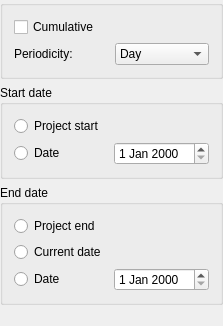
<ui version="4.0" >
 <author>Dag Andersen &lt;danders@get2net.dk></author>
 <class>KPlato::AccountsviewConfigurePanelBase</class>
 <widget class="QWidget" name="KPlato::AccountsviewConfigurePanelBase" >
  <property name="geometry" >
   <rect>
    <x>0</x>
    <y>0</y>
    <width>223</width>
    <height>326</height>
   </rect>
  </property>
  <property name="windowTitle" >
   <string>AccountsviewConfigurePanelBase</string>
  </property>
  <layout class="QVBoxLayout" name="verticalLayout_2" >
   <property name="margin" >
    <number>0</number>
   </property>
   <item>
    <widget class="QGroupBox" name="groupBox_3" >
     <property name="title" >
      <string/>
     </property>
     <layout class="QVBoxLayout" name="verticalLayout" >
      <item>
       <widget class="QCheckBox" name="ui_cumulative" >
        <property name="text" >
         <string>Cumulative</string>
        </property>
       </widget>
      </item>
      <item>
       <layout class="QHBoxLayout" name="horizontalLayout" >
        <item>
         <widget class="QLabel" name="textLabel1_2" >
          <property name="text" >
           <string>Periodicity:</string>
          </property>
          <property name="wordWrap" >
           <bool>false</bool>
          </property>
         </widget>
        </item>
        <item>
         <widget class="QComboBox" name="ui_periodBox" >
          <item>
           <property name="text" >
            <string>Day</string>
           </property>
          </item>
          <item>
           <property name="text" >
            <string>Week</string>
           </property>
          </item>
          <item>
           <property name="text" >
            <string>Month</string>
           </property>
          </item>
         </widget>
        </item>
       </layout>
      </item>
     </layout>
    </widget>
   </item>
   <item>
    <widget class="QGroupBox" name="groupBox" >
     <property name="title" >
      <string>Start date</string>
     </property>
     <layout class="QGridLayout" name="gridLayout" >
      <item row="0" column="0" >
       <widget class="QRadioButton" name="ui_projectstartBtn" >
        <property name="text" >
         <string>Project start</string>
        </property>
       </widget>
      </item>
      <item row="1" column="0" >
       <widget class="QRadioButton" name="ui_startdateBtn" >
        <property name="text" >
         <string>Date</string>
        </property>
       </widget>
      </item>
      <item row="1" column="1" >
       <widget class="QDateEdit" name="ui_startdate" />
      </item>
     </layout>
    </widget>
   </item>
   <item>
    <widget class="QGroupBox" name="groupBox_2" >
     <property name="title" >
      <string>End date</string>
     </property>
     <layout class="QGridLayout" name="gridLayout_2" >
      <item row="2" column="0" >
       <widget class="QRadioButton" name="ui_currentdateBtn" >
        <property name="text" >
         <string>Current date</string>
        </property>
       </widget>
      </item>
      <item row="3" column="0" >
       <widget class="QRadioButton" name="ui_enddateBtn" >
        <property name="text" >
         <string>Date</string>
        </property>
       </widget>
      </item>
      <item row="3" column="1" >
       <widget class="QDateEdit" name="ui_enddate" />
      </item>
      <item row="1" column="0" >
       <widget class="QRadioButton" name="ui_projectendBtn" >
        <property name="text" >
         <string>Project end</string>
        </property>
       </widget>
      </item>
     </layout>
    </widget>
   </item>
   <item>
    <spacer name="verticalSpacer" >
     <property name="orientation" >
      <enum>Qt::Vertical</enum>
     </property>
     <property name="sizeHint" stdset="0" >
      <size>
       <width>20</width>
       <height>40</height>
      </size>
     </property>
    </spacer>
   </item>
  </layout>
 </widget>
 <layoutdefault spacing="6" margin="11" />
 <pixmapfunction>qPixmapFromMimeSource</pixmapfunction>
 <includes>
  <include location="local" >kdatewidget.h</include>
 </includes>
 <resources/>
 <connections/>
</ui>
